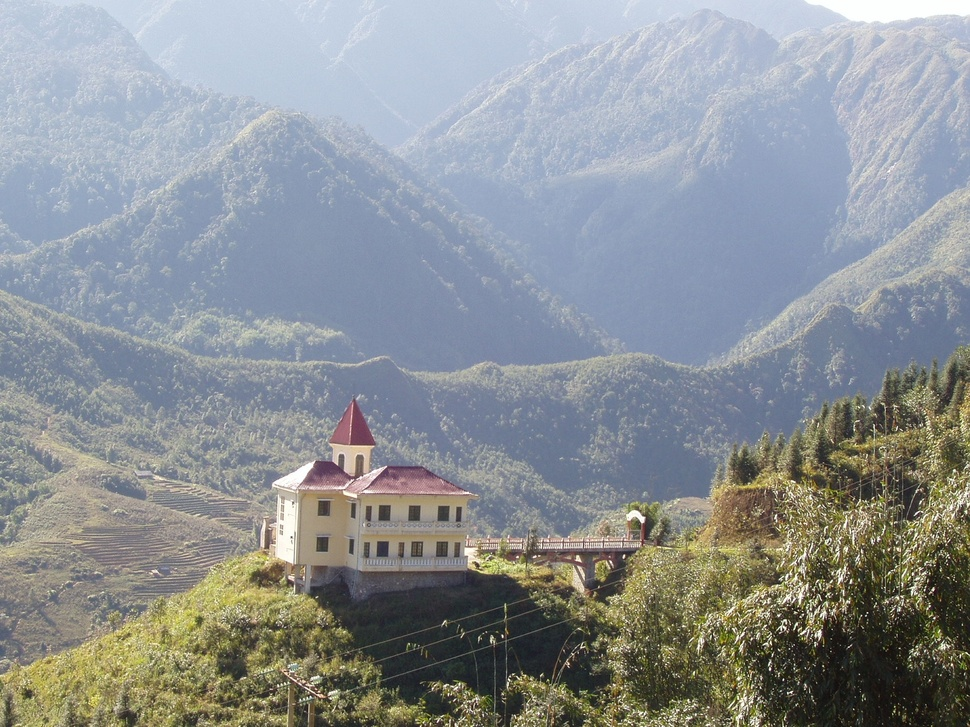
#> input picture data/copy2/jpg/crops_10_200100.jpg, 970 x 727 px, shrunk from 1843 x 1382 before the run
$ python image_attack.py -i jpg
#> lines starting #> are read from the running program, lines starting #| are printed output that depends on the picture
import os
import cv2
import json
import numpy as np
from PIL import Image, ImageFilter, ImageEnhance, ImageDraw
import argparse
from pathlib import Path
import random


class ImageAttacker:
    """Class to apply various attacks on images and generate JSON metadata."""

    def __init__(self, output_dir=None):
        """Initialize the ImageAttacker.

        Args:
            output_dir: Directory to save attacked images. If None, save in the same directory as source.
        """
        self.output_dir = output_dir
        if output_dir:
            os.makedirs(output_dir, exist_ok=True)

        # Track all processed images for JSON generation
        self.processed_images = []  # Changed from dict to list
        self.query_images = []  # Store query image names without extension
        self.all_image_list = []  # Store all attacked image names without extension
        self.attack_images = []  # Store only attack images without extension (no query images)

    def apply_jpeg_compression(self, image_path, quality_factors=None):
        """Apply JPEG compression with different quality factors.

        Args:
            image_path: Path to the original image
            quality_factors: List of JPEG quality factors (0-100)

        Returns:
            List of paths to attacked images, List of indices in imlist
        """
        if quality_factors is None:
            quality_factors = [75, 50, 30, 20, 15, 10, 8, 5, 3]

        img_name = os.path.basename(image_path)
        base_name = os.path.splitext(img_name)[0]

        output_paths = []
        jpeg_indices = []

        # Open the image
        img = Image.open(image_path)

        # Apply JPEG compression with different quality factors
        for qf in quality_factors:
            if self.output_dir:
                output_path = os.path.join(self.output_dir, f"jpegqual_{qf}_{base_name}.jpg")
            else:
                output_path = os.path.join(os.path.dirname(image_path), f"jpegqual_{qf}_{base_name}.jpg")

            img.save(output_path, "JPEG", quality=qf)
            output_paths.append(output_path)

            # Add to image list without extension
            output_filename = os.path.splitext(os.path.basename(output_path))[0]
            self.attack_images.append(output_filename)

            # Get index in attack_images
            idx = len(self.attack_images) - 1
            jpeg_indices.append(idx)

            print(f"Created JPEG compressed image with quality {qf}: {output_path}")

        return output_paths, jpeg_indices

    def apply_cropping(self, image_path, crop_percentages=None):
        """Apply cropping with different percentages of the image surface removed.

        Args:
            image_path: Path to the original image
            crop_percentages: List of percentages of the image to crop

        Returns:
            List of paths to attacked images, List of indices in imlist
        """
        if crop_percentages is None:
            crop_percentages = [10, 20, 30, 40, 50, 60, 70, 80, 90]

        img_name = os.path.basename(image_path)
        base_name = os.path.splitext(img_name)[0]

        output_paths = []
        crop_indices = []

        # Open the image
        img = Image.open(image_path)
        width, height = img.size

        # Apply cropping with different percentages
        for percentage in crop_percentages:
            # Calculate the size of the cropped region
            crop_ratio = 1.0 - (percentage / 100.0)
            crop_width = int(width * crop_ratio)
            crop_height = int(height * crop_ratio)

            # Calculate the random position for cropping
            left = np.random.randint(0, width - crop_width + 1)
            top = np.random.randint(0, height - crop_height + 1)
            right = left + crop_width
            bottom = top + crop_height

            # Crop the image
            cropped_img = img.crop((left, top, right, bottom))

            if self.output_dir:
                output_path = os.path.join(self.output_dir, f"crops_{percentage}_{base_name}.jpg")
            else:
                output_path = os.path.join(os.path.dirname(image_path), f"crops_{percentage}_{base_name}.jpg")

            cropped_img.save(output_path, "JPEG", quality=95)
            output_paths.append(output_path)

            # Add to image list without extension
            output_filename = os.path.splitext(os.path.basename(output_path))[0]
            self.attack_images.append(output_filename)

            # Get index in attack_images
            idx = len(self.attack_images) - 1
            crop_indices.append(idx)

            print(f"Created cropped image with {percentage}% removed: {output_path}")

        return output_paths, crop_indices

    def apply_strong_attacks(self, image_path, num_attacks=5):
        """Apply various strong attacks to an image.

        Args:
            image_path: Path to the original image
            num_attacks: Number of strong attacks to apply

        Returns:
            List of paths to attacked images, List of indices in imlist
        """
        img_name = os.path.basename(image_path)
        base_name = os.path.splitext(img_name)[0]

        output_paths = []
        strong_indices = []

        # Open the image
        img = Image.open(image_path)

        # List of strong attack functions
        attack_functions = [
            self._apply_blur,
            self._apply_noise,
            self._apply_brightness,
            self._apply_contrast,
            self._apply_paint
        ]

        # Apply a random subset of attacks
        selected_attacks = random.sample(attack_functions, min(num_attacks, len(attack_functions)))

        attack_counter = 1
        for attack_func in selected_attacks:
            if self.output_dir:
                output_path = os.path.join(self.output_dir, f"strong_{attack_counter}_{base_name}.jpg")
            else:
                output_path = os.path.join(os.path.dirname(image_path), f"strong_{attack_counter}_{base_name}.jpg")

            attacked_img = attack_func(img)
            attacked_img.save(output_path, "JPEG", quality=95)
            output_paths.append(output_path)

            # Add to image list without extension
            output_filename = os.path.splitext(os.path.basename(output_path))[0]
            self.attack_images.append(output_filename)

            # Get index in attack_images
            idx = len(self.attack_images) - 1
            strong_indices.append(idx)

            print(f"Created strong attack image {attack_counter}: {output_path}")
            attack_counter += 1

        return output_paths, strong_indices

    def _apply_blur(self, img):
        """Apply Gaussian blur with random radius."""
        radius = random.choice([2, 3, 5, 7])
        return img.filter(ImageFilter.GaussianBlur(radius=radius))

    def _apply_noise(self, img):
        """Apply random noise to the image."""
        img_array = np.array(img)
        h, w, c = img_array.shape

        # Number of pixels to modify (5-15% of the image)
        noise_level = random.randint(5, 15)
        num_pixels = int((h * w * noise_level) / 100)

        # Randomly modify pixels
        for _ in range(num_pixels):
            x = np.random.randint(0, w)
            y = np.random.randint(0, h)

            # Add random value to the pixel
            for i in range(c):
                value = img_array[y, x, i] + np.random.randint(-50, 50)
                img_array[y, x, i] = max(0, min(255, value))

        return Image.fromarray(img_array)

    def _apply_brightness(self, img):
        """Apply brightness adjustment with random factor."""
        factor = random.choice([0.5, 0.7, 1.3, 1.5])
        enhancer = ImageEnhance.Brightness(img)
        return enhancer.enhance(factor)

    def _apply_contrast(self, img):
        """Apply contrast adjustment with random factor."""
        factor = random.choice([0.5, 0.7, 1.3, 1.5])
        enhancer = ImageEnhance.Contrast(img)
        return enhancer.enhance(factor)

    def _apply_paint(self, img):
        """Simulate paint effect by adding random colored strokes."""
        stroke_size = random.choice([3, 5, 8, 10])
        painted_img = img.copy()
        draw = ImageDraw.Draw(painted_img)

        # Add random colored strokes
        width, height = img.size
        num_strokes = random.randint(30, 70)

        for _ in range(num_strokes):
            x1 = np.random.randint(0, width)
            y1 = np.random.randint(0, height)
            x2 = min(width, x1 + np.random.randint(-50, 50))
            y2 = min(height, y1 + np.random.randint(-50, 50))

            color = (
                np.random.randint(0, 255),
                np.random.randint(0, 255),
                np.random.randint(0, 255),
            )

            draw.line((x1, y1, x2, y2), fill=color, width=stroke_size)

        return painted_img

    def process_image(self, image_path):
        """Process a single image with all attacks.

        Args:
            image_path: Path to the original image

        Returns:
            Dictionary with the processing results
        """
        base_name = os.path.splitext(os.path.basename(image_path))[0]

        # Add original image to query list (without extension)
        self.query_images.append(base_name)

        # Apply attacks and get their indices
        _, jpeg_indices = self.apply_jpeg_compression(image_path)
        _, crop_indices = self.apply_cropping(image_path)
        _, strong_indices = self.apply_strong_attacks(image_path)

        # Store results for JSON generation (using indices)
        variant_results = {
            "jpegqual": jpeg_indices,
            "crops": crop_indices,
            "strong": strong_indices
        }

        # Add this query's results to the processed_images list
        self.processed_images.append(variant_results)

        return variant_results

    def generate_json(self, output_path):
        """Generate JSON file with metadata.

        Args:
            output_path: Path to save the JSON file
        """
        # Create the JSON structure with the new format
        data = {
            "gnd": self.processed_images,  # Already in the required format with indices
            "imlist": self.attack_images,  # Only attack images, no query images
            "qimlist": self.query_images   # Only query images, without extension
        }

        # Save to file
        with open(output_path, 'w') as f:
            json.dump(data, f, indent=2)

        print(f"Generated JSON metadata file: {output_path}")
        print(f"- Query images: {len(self.query_images)}")
        print(f"- Database images: {len(self.attack_images)}")


def main():
    """Main function to parse arguments and run the image attacker."""
    parser = argparse.ArgumentParser(description="Apply various attacks to images and generate JSON metadata")
    parser.add_argument("--input", "-i", required=True, help="Input image or directory")
    parser.add_argument("--output", "-o", default=None, help="Output directory (if not specified, save in same directory as source)")
    parser.add_argument("--json", "-j", default="dataset_metadata.json", help="Output JSON file path")
    args = parser.parse_args()

    # Create the image attacker
    attacker = ImageAttacker(output_dir=args.output)

    # Process input (file or directory)
    input_path = Path(args.input)
    if input_path.is_file():
        # Single file
        attacker.process_image(str(input_path))
    elif input_path.is_dir():
        # Directory
        image_files = []
        for ext in ['*.jpg', '*.png', '*.jpeg']:
            image_files.extend(list(input_path.glob(ext)))
#> pass 2 of the loop in main, `for ext in ['*.jpg', '*.png', '*.jpeg']:`:

        for file_path in image_files:
            attacker.process_image(str(file_path))
#> in apply_jpeg_compression, img is the input picture: PIL image 970x727 RGB; mean R, G, B 140.8, 145.9, 149.2
#> after the loop in apply_jpeg_compression, `for qf in quality_factors:`: jpeg_indices = [0, 1, 2, 3, 4, 5, 6, 7, 8]; output_paths = 9 items; self.attack_images = 9 items, first 6: 'jpegqual_75_crops_10_200100', 'jpegqual_50_crops_10_200100', 'jpegqual_30_crops_10_200100', 'jpegqual_20_crops_10_200100', 'jpegqual_15_crops_10_200100', 'jpegqual_10_crops_10_200100'
#> in process_image, `_, jpeg_indices = self.apply_jpeg_compression(image_path)`: jpeg_indices = [0, 1, 2, 3, 4, 5, 6, 7, 8]
#> the loop in apply_cropping, `for percentage in crop_percentages:` made 9 passes
#> pass 1, in apply_cropping, `cropped_img = img.crop((left, top, right, bottom))`:
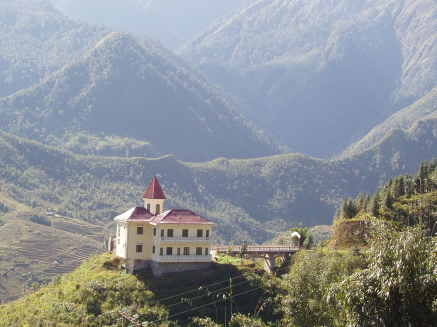
#> cropped_img: PIL image 873x654 RGB (shown at 1/2 size); mean R, G, B 138.4, 143.6, 148
#> pass 2, in apply_cropping, `cropped_img = img.crop((left, top, right, bottom))`:
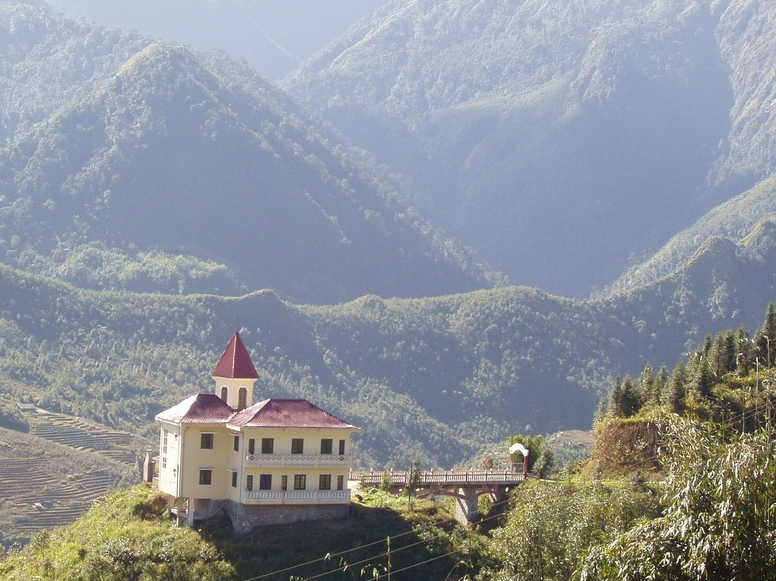
#> cropped_img: PIL image 776x581 RGB; mean R, G, B 140.2, 146.1, 153.1
#> pass 3, in apply_cropping, `cropped_img = img.crop((left, top, right, bottom))`:
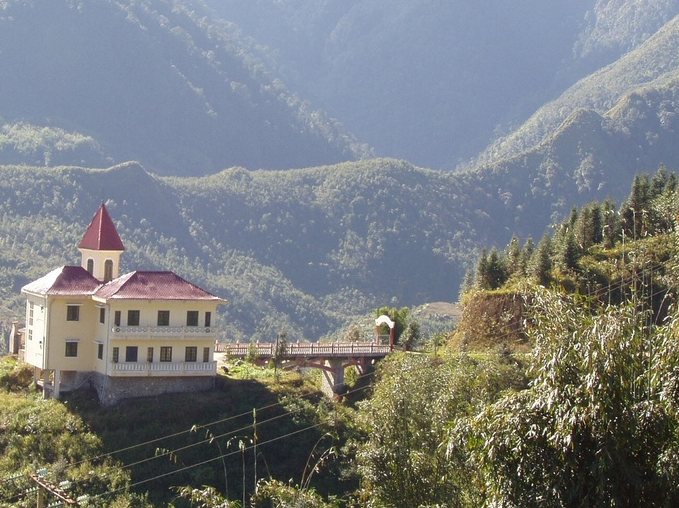
#> cropped_img: PIL image 679x508 RGB; mean R, G, B 121.6, 125, 126.5
#> after the loop in apply_cropping, `for percentage in crop_percentages:`:
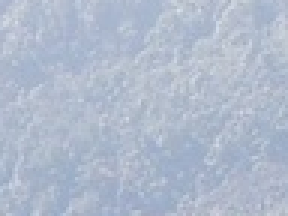
#> cropped_img: PIL image 96x72 RGB (shown 3 times larger); mean R, G, B 175.7, 186.6, 204.5
#> after the loop in apply_cropping, `for percentage in crop_percentages:`: crop_indices = [9, 10, 11, 12, 13, 14, 15, 16, 17]; output_paths = 9 items; self.attack_images = 18 items, first 6: 'jpegqual_75_crops_10_200100', 'jpegqual_50_crops_10_200100', 'jpegqual_30_crops_10_200100', 'jpegqual_20_crops_10_200100', 'jpegqual_15_crops_10_200100', 'jpegqual_10_crops_10_200100'
#> in process_image, `_, crop_indices = self.apply_cropping(image_path)`: crop_indices = [9, 10, 11, 12, 13, 14, 15, 16, 17]
#> the loop in apply_strong_attacks, `for attack_func in selected_attacks:` made 5 passes
#> pass 1, in apply_strong_attacks, `attacked_img = attack_func(img)`:
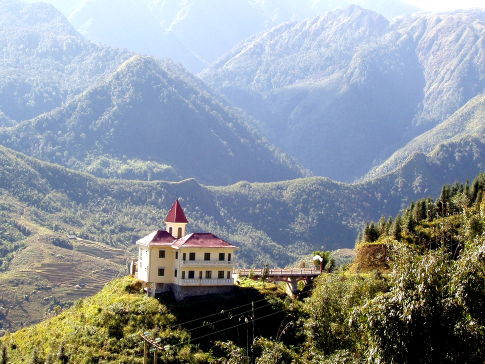
#> attacked_img: PIL image 970x727 RGB (shown at 1/2 size); mean R, G, B 139, 146.6, 152.2
#> pass 3, in apply_strong_attacks, `attacked_img = attack_func(img)`:
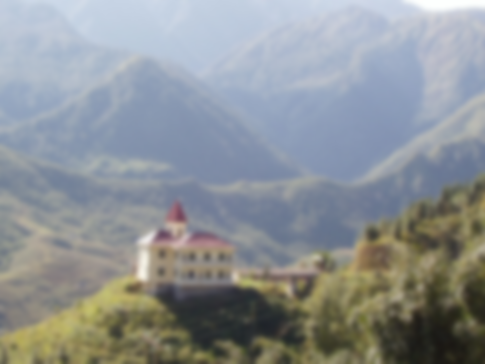
#> attacked_img: PIL image 970x727 RGB (shown at 1/2 size); mean R, G, B 140.8, 145.9, 149.2
#> after the loop in apply_strong_attacks, `for attack_func in selected_attacks:`:
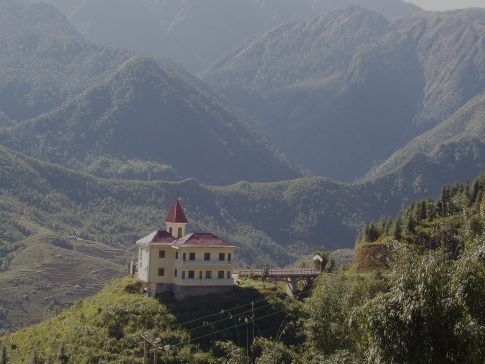
#> attacked_img: PIL image 970x727 RGB (shown at 1/2 size); mean R, G, B 98.1, 101.7, 104
#> after the loop in apply_strong_attacks, `for attack_func in selected_attacks:`: attack_counter = 6; output_paths = ['jpg/strong_1_crops_10_200100.jpg', 'jpg/strong_2_crops_10_200100.jpg', 'jpg/strong_3_crops_10_200100.jpg', 'jpg/strong_4_crops_10_200100.jpg', 'jpg/strong_5_crops_10_200100.jpg']; self.attack_images = 23 items, first 6: 'jpegqual_75_crops_10_200100', 'jpegqual_50_crops_10_200100', 'jpegqual_30_crops_10_200100', 'jpegqual_20_crops_10_200100', 'jpegqual_15_crops_10_200100', 'jpegqual_10_crops_10_200100'; strong_indices = [18, 19, 20, 21, 22]
#> in process_image, `variant_results = { "jpegqual": jpeg_indices, "crops": crop_indices, "..`: variant_results = {'jpegqual': [0, 1, 2, 3, 4, 5, 6, 7, 8], 'crops': [9, 10, 11, 12, 13, 14, 15, 16, 17], 'strong': [18, 19, 20, 21, 22]}
#> pass 2 of the loop in main, `for file_path in image_files:`:
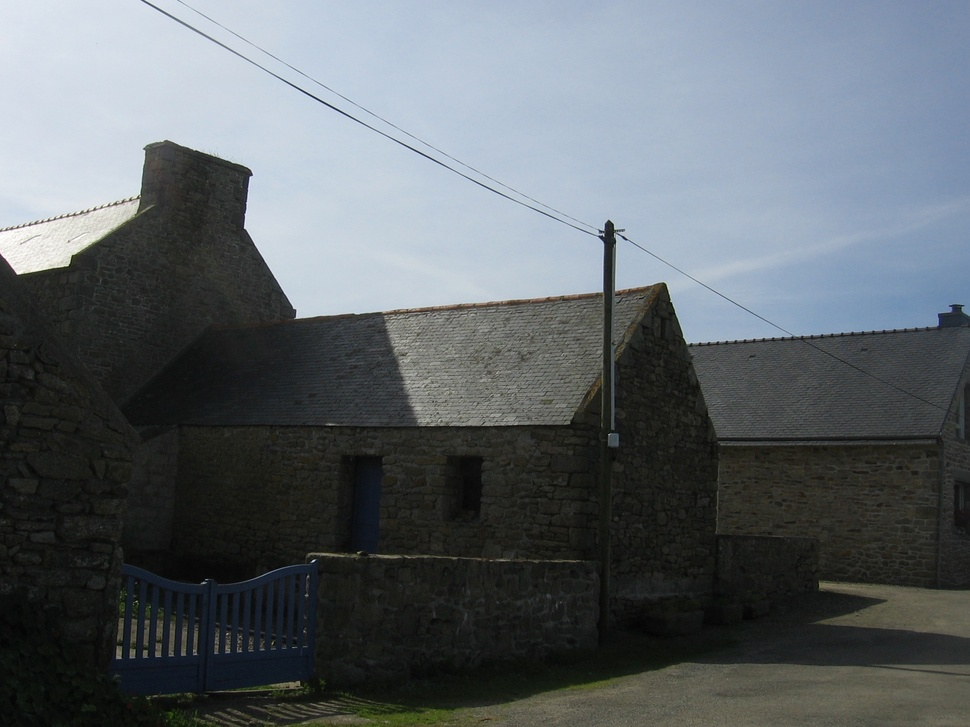
#> input picture data/copy2/jpg/crops_10_201000.jpg, 970 x 727 px, shrunk from 1843 x 1382 before the run
#> in apply_jpeg_compression, img is the input picture: PIL image 970x727 RGB; mean R, G, B 94.5, 101, 105.3
#> after the loop in apply_jpeg_compression (call 2), `for qf in quality_factors:`: jpeg_indices = [23, 24, 25, 26, 27, 28, 29, 30, 31]; self.attack_images = 32 items, first 6: 'jpegqual_75_crops_10_200100', 'jpegqual_50_crops_10_200100', 'jpegqual_30_crops_10_200100', 'jpegqual_20_crops_10_200100', 'jpegqual_15_crops_10_200100', 'jpegqual_10_crops_10_200100'
#> after the loop in apply_cropping (call 2), `for percentage in crop_percentages:`:
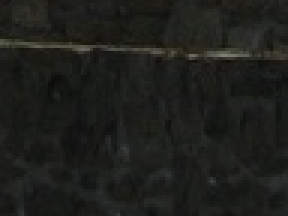
#> cropped_img: PIL image 96x72 RGB (shown 3 times larger); mean R, G, B 29.8, 30.8, 27
#> after the loop in apply_cropping (call 2), `for percentage in crop_percentages:`: crop_indices = [32, 33, 34, 35, 36, 37, 38, 39, 40]; self.attack_images = 41 items, first 6: 'jpegqual_75_crops_10_200100', 'jpegqual_50_crops_10_200100', 'jpegqual_30_crops_10_200100', 'jpegqual_20_crops_10_200100', 'jpegqual_15_crops_10_200100', 'jpegqual_10_crops_10_200100'
#> after the loop in apply_strong_attacks (call 2), `for attack_func in selected_attacks:`:
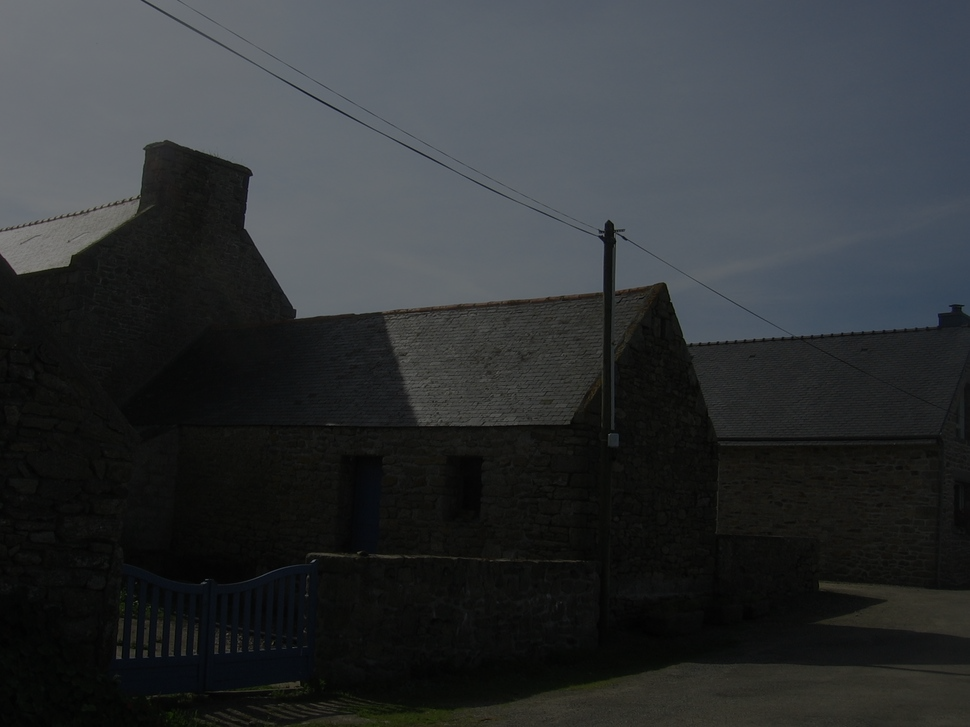
#> attacked_img: PIL image 970x727 RGB; mean R, G, B 47, 50.3, 52.4
#> after the loop in apply_strong_attacks (call 2), `for attack_func in selected_attacks:`: attack_counter = 6; output_paths = ['jpg/strong_1_crops_10_201000.jpg', 'jpg/strong_2_crops_10_201000.jpg', 'jpg/strong_3_crops_10_201000.jpg', 'jpg/strong_4_crops_10_201000.jpg', 'jpg/strong_5_crops_10_201000.jpg']; self.attack_images = 46 items, first 6: 'jpegqual_75_crops_10_200100', 'jpegqual_50_crops_10_200100', 'jpegqual_30_crops_10_200100', 'jpegqual_20_crops_10_200100', 'jpegqual_15_crops_10_200100', 'jpegqual_10_crops_10_200100'; strong_indices = [41, 42, 43, 44, 45]
    else:
        print(f"Error: {args.input} is not a valid file or directory")
        return

    # Generate JSON metadata
    attacker.generate_json(args.json)
#| - Database images: 46


if __name__ == "__main__":
    main()
